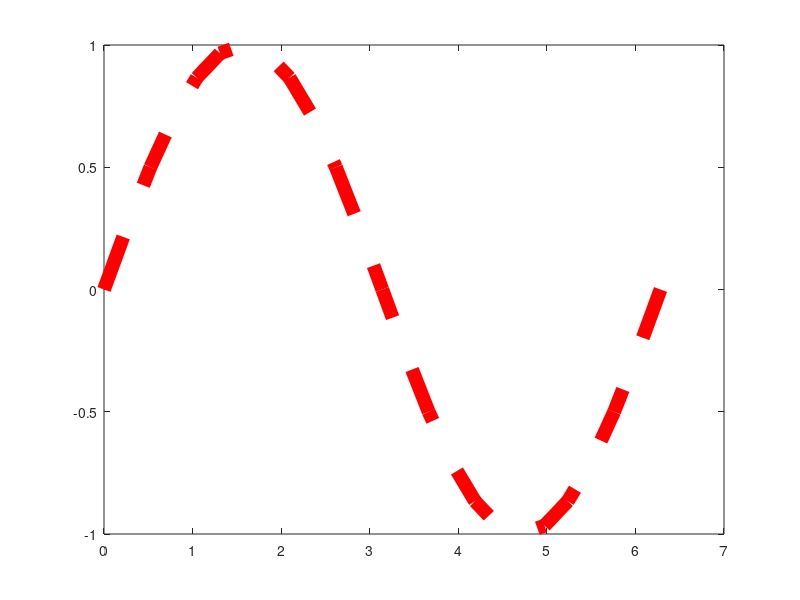

MATLAB code for this plot:
clear;
clc;
x = linspace(0, 2*pi, 25);
y = sin(x);
y1 = cos(x);

f1 = figure('Name', '100 point');
figure(f1);
plot(x, y, 'r--', 'LineWidth', 10);
